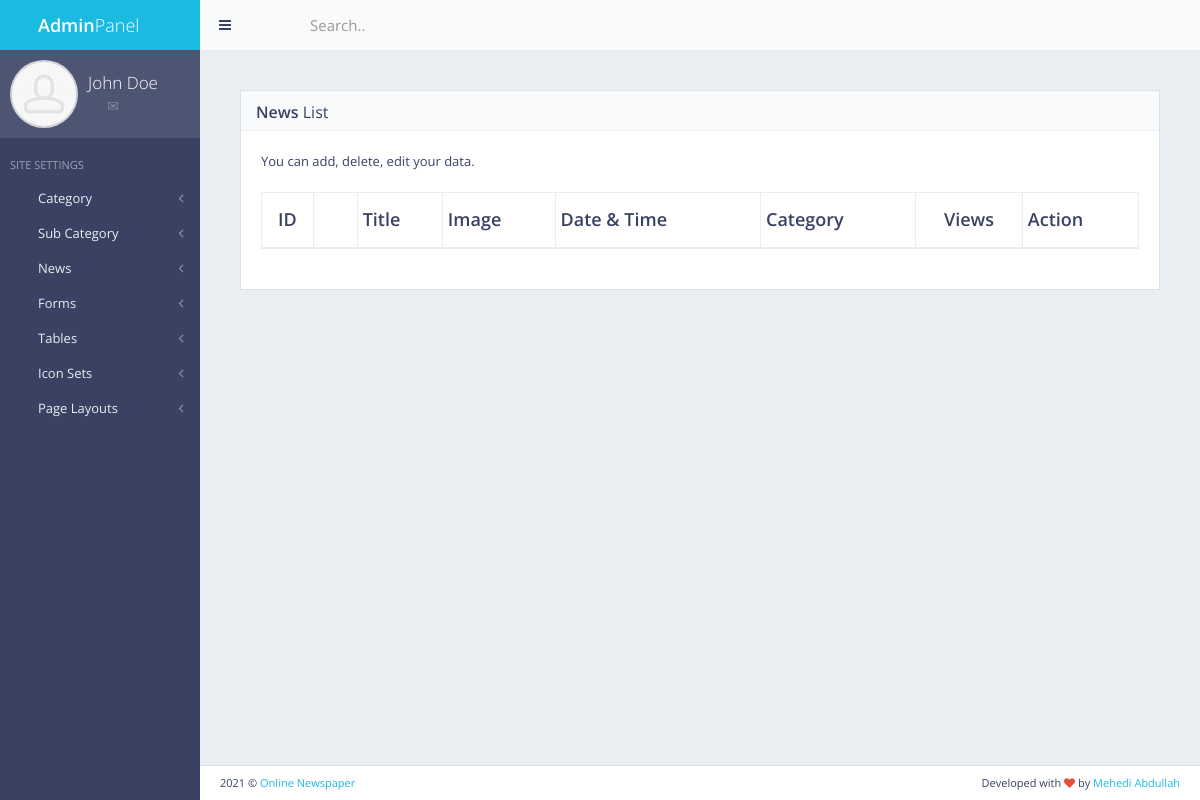
/panel/news/list/, run on an earlier commit of the app's database.
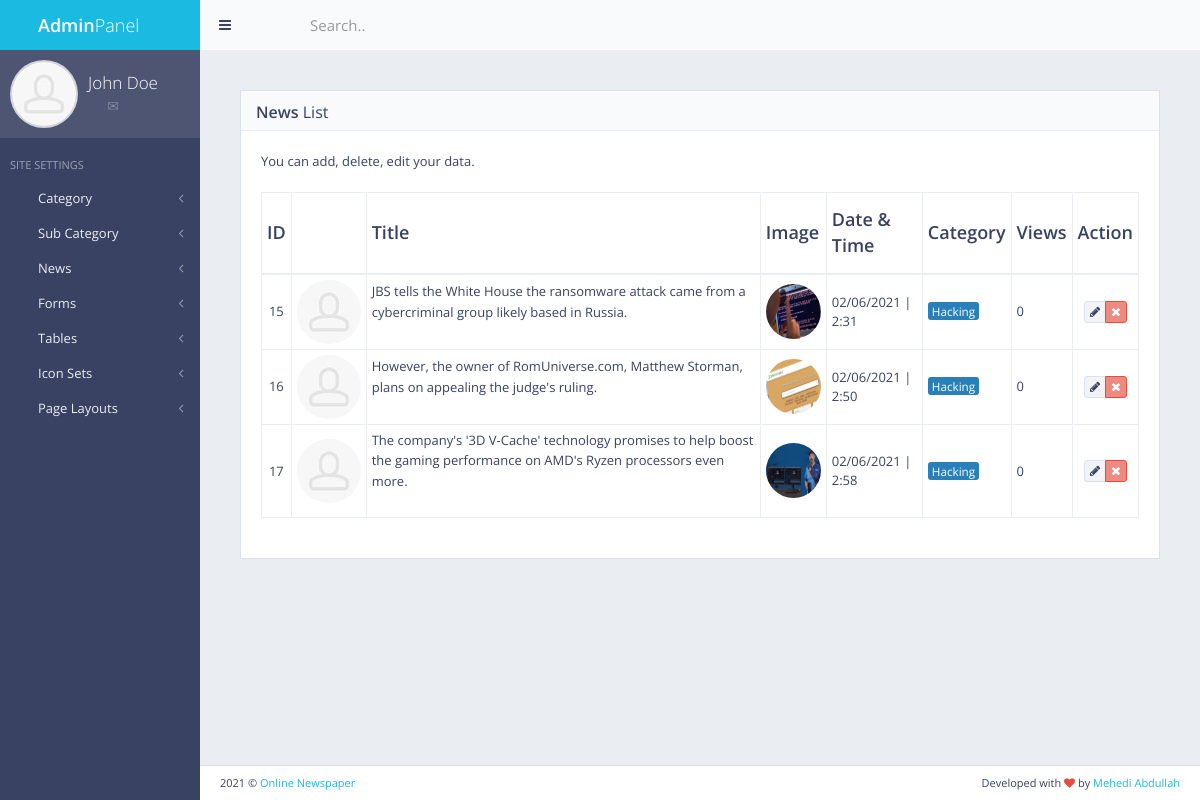
And on a later commit of the database.
### news/models.py (models this page shows, shortened)
class News(models.Model):
    name = models.CharField(max_length=21)
    short_text = models.TextField(default='-')
    long_text = models.TextField(default='-')
    category = models.TextField(default='-')
    category_id = models.IntegerField(default=0)
    views = models.IntegerField(default=0)
    publish_date = models.CharField(max_length=13, default='-')
    publish_time = models.CharField(max_length=13, default='0')
    picture_name = models.TextField()
    picture_url = models.TextField(default='-')
    writer = models.CharField(max_length=21, default='-')
    class Meta:
        verbose_name_plural = 'News'

### news/views.py (the view)
# urls.py: url(r'^panel/news/list/$', views.news_list, name='news-list'),
def news_list(request):
    news = News.objects.all()
    return render(request, 'back/news_list.html', {'news': news})

### main/templates/back/news_list.html (shortened to what this page needs)
    {% extends 'back/master.html' %}
    {% load static %}
    {% block body %}
        <div id="page-content">
            <div class="block full">
                <div class="block-title">
                    <h2><strong>News</strong> List</h2>
                </div>
                <p>You can add, delete, edit your data.</p>
                <div class="table-responsive">
                    <table id="example-datatable" class="table table-vcenter table-condensed table-bordered">
                        <thead>
                            <tr>
                                <th class="text-center">ID</th>
                                <th class="text-center"><i class="gi gi-user"></i></th>
                                <th>Title</th>
                                <th>Image</th>
                                <th>Date & Time</th>
                                <th>Category</th>
                                <th class="text-center">Views</th>
                                <th>Action</th>
                            </tr>
                        </thead>
                        <tbody>
                        {% for news in news %}
                            <tr>
                                <td class="text-center">{{news.pk}}</td>
                                <td class="text-center"><img src="{% static 'back/img/placeholders/avatars/avatar15.jpg' %}" alt="avatar" class="img-circle"></td>
                                <td>{{news.short_text | safe}}</td>
                                <td class='text-center'><a href="javascript:void(0)"><img style='height: 55px; width:55px;' src="{{ news.picture_url }}" alt="avatar" class="img-circle"></a></td>
                                <td>{{news.publish_date}} | {{news.publish_time}}</td>
                                <td><span class="label label-info">{{news.category}}</span></td>
                                <td>{{news.views}}</td>
                                <td class="text-center">
                                    <div class="btn-group">
                                        <a href="{% url 'news:news-edit' pk=news.pk %}" data-toggle="tooltip" title="Edit" class="btn btn-xs btn-default"><i class="fa fa-pencil"></i></a>
                                        <a href="{% url 'news:news-delete' pk=news.pk %}" data-toggle="tooltip" title="Delete" class="btn btn-xs btn-danger"><i class="fa fa-times"></i></a>
                                    </div>
                                </td>
                            </tr>
                        {% endfor %}
                        </tbody>
                    </table>
                </div>
            </div>
        </div>
    {% endblock body %}

### main/templates/back/master.html (shortened to what this page needs)
{% load static %}
<!DOCTYPE html>
 <html class="no-js" lang="en">
    <head>
        <link rel="stylesheet" href="{% static 'back/css/bootstrap.min.css' %}">
        <link rel="stylesheet" href="{% static 'back/css/plugins.css' %}">
        <link rel="stylesheet" href="{% static 'back/css/main.css' %}">
        <link rel="stylesheet" href="{% static 'back/css/themes.css' %}">
    </head>
    <body>
        <div id="page-wrapper">
            <div id="page-container" class="sidebar-partial sidebar-visible-lg sidebar-no-animations">
                <div id="sidebar">
                    <div id="sidebar-scroll">
                        <div class="sidebar-content">
                            <a href="{% url 'main:admin-panel' %}" class="sidebar-brand">
                                <i class="gi gi-flash"></i><span class="sidebar-nav-mini-hide"><strong>Admin</strong>Panel</span>
                            </a>
                            <div class="sidebar-section sidebar-user clearfix sidebar-nav-mini-hide">
                                <div class="sidebar-user-avatar">
                                    <a href="page_ready_user_profile.html">
                                        <img src="{% static 'back/img/placeholders/avatars/avatar2.jpg' %}" alt="avatar">
                                    </a>
                                </div>
                                <div class="sidebar-user-name">John Doe</div>
                                <div class="sidebar-user-links">
                                    <a href="page_ready_user_profile.html" data-toggle="tooltip" data-placement="bottom" title="Profile"><i class="gi gi-user"></i></a>
                                    <a href="page_ready_inbox.html" data-toggle="tooltip" data-placement="bottom" title="Messages"><i class="gi gi-envelope"></i></a>
                                    <a href="javascript:void(0)" class="enable-tooltip" data-placement="bottom" title="Settings" onclick="$('#modal-user-settings').modal('show');"><i class="gi gi-cogwheel"></i></a>
                                    <a href="login.html" data-toggle="tooltip" data-placement="bottom" title="Logout"><i class="gi gi-exit"></i></a>
                                </div>
                            </div>
                            <ul class="sidebar-nav">
                                <li class="sidebar-header">
                                    <span class="sidebar-header-options clearfix"><a href="javascript:void(0)" data-toggle="tooltip" title="Quick Settings"><i class="gi gi-settings"></i></a></span>
                                    <span class="sidebar-header-title">Site Settings</span>
                                </li>
                                <li>
                                    <a href="#" class="sidebar-nav-menu"><i class="fa fa-angle-left sidebar-nav-indicator sidebar-nav-mini-hide"></i><i class="gi gi-show_big_thumbnails sidebar-nav-icon"></i><span class="sidebar-nav-mini-hide">Category</span></a>
                                </li>
                                <li>
                                    <a href="#" class="sidebar-nav-menu"><i class="fa fa-angle-left sidebar-nav-indicator sidebar-nav-mini-hide"></i><i class="gi gi-show_big_thumbnails sidebar-nav-icon"></i><span class="sidebar-nav-mini-hide">Sub Category</span></a>
                                </li>
                                <li>
                                    <a href="#" class="sidebar-nav-menu"><i class="fa fa-angle-left sidebar-nav-indicator sidebar-nav-mini-hide"></i><i class="gi gi-show_big_thumbnails sidebar-nav-icon"></i><span class="sidebar-nav-mini-hide">News</span></a>
                                </li>
                                <li>
                                    <a href="#" class="sidebar-nav-menu"><i class="fa fa-angle-left sidebar-nav-indicator sidebar-nav-mini-hide"></i><i class="gi gi-notes_2 sidebar-nav-icon"></i><span class="sidebar-nav-mini-hide">Forms</span></a>
                                </li>
                                <li>
                                    <a href="#" class="sidebar-nav-menu"><i class="fa fa-angle-left sidebar-nav-indicator sidebar-nav-mini-hide"></i><i class="gi gi-table sidebar-nav-icon"></i><span class="sidebar-nav-mini-hide">Tables</span></a>
                                </li>
                                <li>
                                    <a href="#" class="sidebar-nav-menu"><i class="fa fa-angle-left sidebar-nav-indicator sidebar-nav-mini-hide"></i><i class="gi gi-cup sidebar-nav-icon"></i><span class="sidebar-nav-mini-hide">Icon Sets</span></a>
                                </li>
                                <li>
                                    <a href="#" class="sidebar-nav-menu"><i class="fa fa-angle-left sidebar-nav-indicator sidebar-nav-mini-hide"></i><i class="gi gi-show_big_thumbnails sidebar-nav-icon"></i><span class="sidebar-nav-mini-hide">Page Layouts</span></a>
                                </li>
                            </ul>
                        </div>
                    </div>
                </div>
                <div id="main-container">
                    <header class="navbar navbar-default">
                        <ul class="nav navbar-nav-custom">
                            <li>
                                <a href="javascript:void(0)" onclick="App.sidebar('toggle-sidebar');this.blur();">
                                    <i class="fa fa-bars fa-fw"></i>
                                </a>
                            </li>
                            <li class="dropdown">
                                <a href="javascript:void(0)" class="dropdown-toggle" data-toggle="dropdown">
                                    <i class="gi gi-settings"></i>
                                </a>
                            </li>
                        </ul>
                        <form action="page_ready_search_results.html" method="post" class="navbar-form-custom">
                            <div class="form-group">
                                <input type="text" id="top-search" name="top-search" class="form-control" placeholder="Search..">
                            </div>
                        </form>
                    </header>
                    <div id="page-content">
                        {% block body %}{% endblock body %}
                    </div>
                    <footer class="clearfix">
                        <div class="pull-right">
                            Developed with <i class="fa fa-heart text-danger"></i> by <a href="http://github.com/mehedi432" target="_blank">Mehedi Abdullah</a>
                        </div>
                        <div class="pull-left">
                            <span id="year-copy"></span> &copy; <a href="http://kalerkotha.com" target="_blank">Online Newspaper</a>
                    </footer>
                </div>
            </div>
        </div>
    </body>
</html>

What changed in the data, as far as the page shows it:
added News: pk "15", short_text "JBS tells the White House the ransomware attack came from a cybercriminal group likely based in Russia.", picture_url (picture), publish_date "02/06/2021", publish_time "2:31", category "Hacking", views "0"
added News: pk "16", short_text "However, the owner of RomUniverse.com, Matthew Storman, plans on appealing the judge's ruling.", picture_url (picture), publish_date "02/06/2021", publish_time "2:50", category "Hacking", views "0"
added News: pk "17", short_text "The company's '3D V-Cache' technology promises to help boost the gaming performance on AMD's Ryzen processors even more.", picture_url (picture), publish_date "02/06/2021", publish_time "2:58", category "Hacking", views "0"
